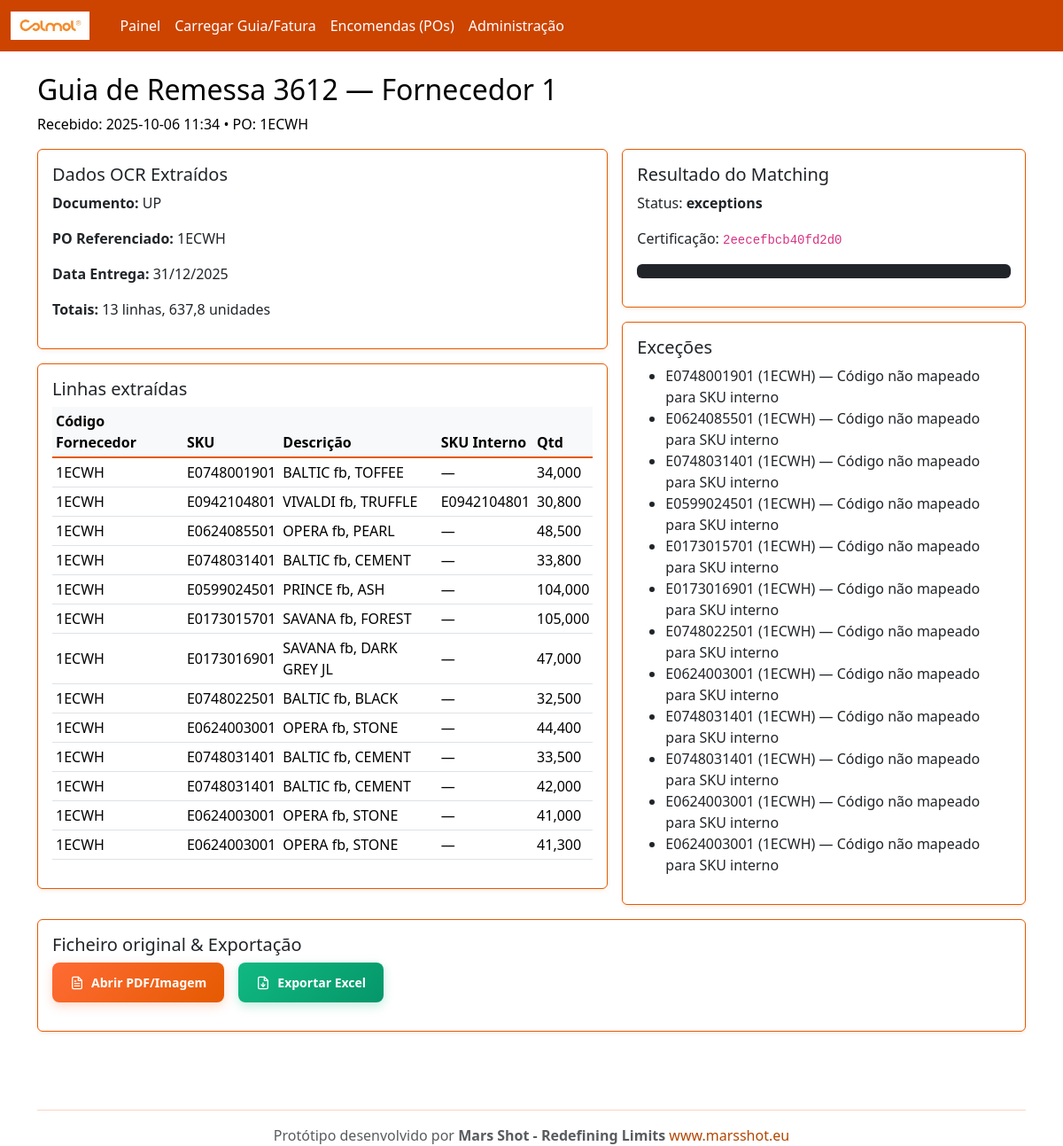
The page /inbound/50/ on the database its author committed.
### rececao/models.py (models this page shows, shortened)
class InboundDocument(models.Model):
    DOC_TYPES = (
        ('GR','Guia de Remessa'),
        ('FT','Fatura'),
    )
    supplier = models.ForeignKey(Supplier, on_delete=models.CASCADE, related_name='inbound_docs')
    doc_type = models.CharField(max_length=2, choices=DOC_TYPES, default='GR')
    number = models.CharField(max_length=120)
    file = models.FileField(upload_to='inbound/')
    received_at = models.DateTimeField(auto_now_add=True)
    parsed_payload = models.JSONField(default=dict, blank=True)  # resultado do OCR/extração
    po = models.ForeignKey(PurchaseOrder, on_delete=models.SET_NULL, null=True, blank=True)

class Supplier(models.Model):
    name = models.CharField(max_length=200, unique=True)
    email = models.EmailField(blank=True, null=True)
    code = models.CharField(max_length=50, unique=True)

class PurchaseOrder(models.Model):
    number = models.CharField(max_length=100, unique=True)
    supplier = models.ForeignKey(Supplier, on_delete=models.CASCADE, related_name='purchase_orders')
    created_at = models.DateTimeField(auto_now_add=True)

class ReceiptLine(models.Model):
    inbound = models.ForeignKey(InboundDocument, on_delete=models.CASCADE, related_name='lines')
    supplier_code = models.CharField(max_length=120)
    article_code = models.CharField(max_length=120, blank=True)
    maybe_internal_sku = models.CharField(max_length=120, blank=True)  # resultado do mapping
    description = models.CharField(max_length=255, blank=True)
    unit = models.CharField(max_length=20, default='UN')
    qty_received = models.DecimalField(max_digits=12, decimal_places=3, default=0)

class MatchResult(models.Model):
    inbound = models.OneToOneField(InboundDocument, on_delete=models.CASCADE, related_name='match_result')
    status = models.CharField(max_length=30, default='pending')  # matched / exceptions / pending
    summary = models.JSONField(default=dict, blank=True)  # KPIs do matching (linhas OK, divergências, etc.)
    certified_id = models.CharField(max_length=64, blank=True)  # hash/UUID da receção

class ExceptionTask(models.Model):
    inbound = models.ForeignKey(InboundDocument, on_delete=models.CASCADE, related_name='exceptions')
    line_ref = models.CharField(max_length=120)  # referência da linha (supplier_code / internal_sku)
    issue = models.CharField(max_length=255)  # descrição do problema
    suggested_internal_sku = models.CharField(max_length=120, blank=True)
    suggested_qty = models.DecimalField(max_digits=12, decimal_places=3, null=True, blank=True)
    resolved = models.BooleanField(default=False)
    created_at = models.DateTimeField(auto_now_add=True)

### rececao/views.py (the view)
# urls.py: path('inbound/<int:pk>/', views.inbound_detail, name='inbound_detail'),
def inbound_detail(request, pk):
    inbound = get_object_or_404(InboundDocument, pk=pk)
    result = getattr(inbound, 'match_result', None)
    return render(request, 'inbound_detail.html', {'inbound': inbound, 'result': result})

### templates/inbound_detail.html (shortened to what this page needs)
{% extends "base.html" %}
{% block content %}
<h2>{{ inbound.get_doc_type_display }} {{ inbound.number }} — {{ inbound.supplier.name }}</h2>
<p>Recebido: {{ inbound.received_at|date:"Y-m-d H:i" }} • PO: {% if inbound.po %}{{ inbound.po.number }}{% else %}-{% endif %}</p>
<div class="row g-3">
  <div class="col-md-7">
    {% if inbound.parsed_payload.document_number or inbound.parsed_payload.po_number %}
    <div class="card p-3 mb-3">
      <h5>Dados OCR Extraídos</h5>
      {% if inbound.parsed_payload.document_number %}<p><strong>Documento:</strong> {{ inbound.parsed_payload.document_number }}</p>{% endif %}
      {% if inbound.parsed_payload.po_number %}<p><strong>PO Referenciado:</strong> {{ inbound.parsed_payload.po_number }}</p>{% endif %}
      {% if inbound.parsed_payload.delivery_date %}<p><strong>Data Entrega:</strong> {{ inbound.parsed_payload.delivery_date }}</p>{% endif %}
      {% if inbound.parsed_payload.totals %}
      <p><strong>Totais:</strong> {{ inbound.parsed_payload.totals.total_lines }} linhas, {{ inbound.parsed_payload.totals.total_quantity }} unidades</p>
      {% endif %}
    </div>
    {% endif %}
    <div class="card p-3">
      <h5>Linhas extraídas</h5>
      <table class="table table-sm align-middle">
        <thead><tr><th>Código Fornecedor</th><th>SKU</th><th>Descrição</th><th>SKU Interno</th><th>Qtd</th></tr></thead>
        <tbody>
        {% for l in inbound.lines.all %}
          <tr>
            <td>{{ l.supplier_code }}</td>
            <td>{{ l.article_code|default:"—" }}</td>
            <td>{{ l.description|default:"—" }}</td>
            <td>{{ l.maybe_internal_sku|default:"—" }}</td>
            <td>{{ l.qty_received }}</td>
          </tr>
        {% endfor %}
        </tbody>
      </table>
    </div>
  </div>
  <div class="col-md-5">
    <div class="card p-3">
      <h5>Resultado do Matching</h5>
      {% if result %}
        <p>Status: <strong>{{ result.status }}</strong></p>
        <p>Certificação: <code>{{ result.certified_id }}</code></p>
        <pre class="bg-dark p-2 rounded">{{ result.summary|json_script:"summary" }}</pre>
      {% else %}
        <p>Pendente</p>
      {% endif %}
    </div>
    <div class="card p-3 mt-3">
      <h5>Exceções</h5>
      <ul>
        {% for e in inbound.exceptions.all %}
          <li>{{ e.line_ref }} — {{ e.issue }}</li>
        {% empty %}
          <li>Sem exceções 🎉</li>
        {% endfor %}
      </ul>
    </div>
  </div>
</div>
<div class="card p-3 mt-3">
  <h5>Ficheiro original & Exportação</h5>
  <div class="d-flex gap-3 mb-3 flex-wrap">
    <a class="btn-bizneo-primary" href="{{ inbound.file.url }}" target="_blank">
      Abrir PDF/Imagem
    </a>
    <a class="btn-bizneo-success" href="{% url 'export_excel' inbound.pk %}">
      Exportar Excel
    </a>
  </div>
</div>
{% endblock %}

### rows shown on the page
InboundDocument: doc_type "Guia de Remessa", number "3612", supplier.name "Fornecedor 1", received_at "2025-10-06 11:34", po.number "1ECWH", parsed_payload.document_number "UP", parsed_payload.po_number "1ECWH", parsed_payload.delivery_date "31/12/2025", parsed_payload.totals.total_lines "13", parsed_payload.totals.total_quantity "637,8"
ReceiptLine: supplier_code "1ECWH", article_code "E0748001901", description "BALTIC fb, TOFFEE", maybe_internal_sku "—", qty_received "34,000"
ReceiptLine: supplier_code "1ECWH", article_code "E0942104801", description "VIVALDI fb, TRUFFLE", maybe_internal_sku "E0942104801", qty_received "30,800"
ReceiptLine: supplier_code "1ECWH", article_code "E0624085501", description "OPERA fb, PEARL", maybe_internal_sku "—", qty_received "48,500"
ReceiptLine: supplier_code "1ECWH", article_code "E0748031401", description "BALTIC fb, CEMENT", maybe_internal_sku "—", qty_received "33,800"
ReceiptLine: supplier_code "1ECWH", article_code "E0599024501", description "PRINCE fb, ASH", maybe_internal_sku "—", qty_received "104,000"
ReceiptLine: supplier_code "1ECWH", article_code "E0173015701", description "SAVANA fb, FOREST", maybe_internal_sku "—", qty_received "105,000"
ReceiptLine: supplier_code "1ECWH", article_code "E0173016901", description "SAVANA fb, DARK GREY JL", maybe_internal_sku "—", qty_received "47,000"
ReceiptLine: supplier_code "1ECWH", article_code "E0748022501", description "BALTIC fb, BLACK", maybe_internal_sku "—", qty_received "32,500"
ReceiptLine: supplier_code "1ECWH", article_code "E0624003001", description "OPERA fb, STONE", maybe_internal_sku "—", qty_received "44,400"
ReceiptLine: supplier_code "1ECWH", article_code "E0748031401", description "BALTIC fb, CEMENT", maybe_internal_sku "—", qty_received "33,500"
ReceiptLine: supplier_code "1ECWH", article_code "E0748031401", description "BALTIC fb, CEMENT", maybe_internal_sku "—", qty_received "42,000"
ReceiptLine: supplier_code "1ECWH", article_code "E0624003001", description "OPERA fb, STONE", maybe_internal_sku "—", qty_received "41,000"
ReceiptLine: supplier_code "1ECWH", article_code "E0624003001", description "OPERA fb, STONE", maybe_internal_sku "—", qty_received "41,300"
MatchResult: status "exceptions", certified_id "2eecefbcb40fd2d0"
ExceptionTask: line_ref "E0748001901 (1ECWH)", issue "Código não mapeado para SKU interno"
ExceptionTask: line_ref "E0624085501 (1ECWH)", issue "Código não mapeado para SKU interno"
ExceptionTask: line_ref "E0748031401 (1ECWH)", issue "Código não mapeado para SKU interno"
ExceptionTask: line_ref "E0599024501 (1ECWH)", issue "Código não mapeado para SKU interno"
ExceptionTask: line_ref "E0173015701 (1ECWH)", issue "Código não mapeado para SKU interno"
ExceptionTask: line_ref "E0173016901 (1ECWH)", issue "Código não mapeado para SKU interno"
ExceptionTask: line_ref "E0748022501 (1ECWH)", issue "Código não mapeado para SKU interno"
ExceptionTask: line_ref "E0624003001 (1ECWH)", issue "Código não mapeado para SKU interno"
ExceptionTask: line_ref "E0748031401 (1ECWH)", issue "Código não mapeado para SKU interno"
ExceptionTask: line_ref "E0748031401 (1ECWH)", issue "Código não mapeado para SKU interno"
ExceptionTask: line_ref "E0624003001 (1ECWH)", issue "Código não mapeado para SKU interno"
ExceptionTask: line_ref "E0624003001 (1ECWH)", issue "Código não mapeado para SKU interno"
